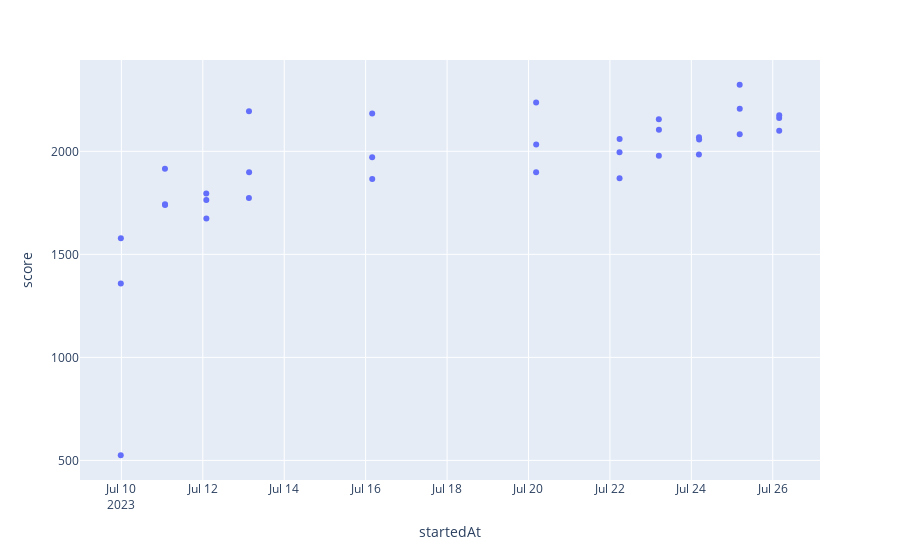

Here is the notebook cell this chart was saved with:
### Code cell
data_mask = (data_df['taskName'] == data_df['taskName'].unique()[0])
fig = px.scatter(data_df[data_mask], x='startedAt', y='score')
fig.show()

### Figure 1 — Plotly figure (JSON) as saved in the notebook; plotly's stock layout.template omitted (floating-point values rounded to 4 significant figures)
{"data": [{"hovertemplate": "startedAt=%{x}<br>score=%{y}<extra></extra>", "legendgroup": "", "marker": {"color": "#636efa", "symbol": "circle"}, "mode": "markers", "name": "", "orientation": "v", "showlegend": false, "type": "scatter", "x": ["2023-07-09T23:37:29", "2023-07-09T23:39:18", "2023-07-09T23:41:49", "2023-07-11T01:41:09", "2023-07-11T01:42:32", "2023-07-11T01:44:03", "2023-07-12T02:02:24", "2023-07-12T02:04:35", "2023-07-12T02:06:22", "2023-07-13T03:11:10", "2023-07-13T03:13:05", "2023-07-13T03:17:22", "2023-07-16T03:50:20", "2023-07-16T03:51:48", "2023-07-16T03:53:11", "2023-07-20T04:29:22", "2023-07-20T04:30:39", "2023-07-20T04:31:55", "2023-07-22T05:40:15", "2023-07-22T05:41:32", "2023-07-22T05:42:48", "2023-07-23T04:50:35", "2023-07-23T04:51:54", "2023-07-23T04:53:24", "2023-07-24T04:28:14", "2023-07-24T04:30:44", "2023-07-24T04:35:50", "2023-07-25T04:30:01", "2023-07-25T04:31:21", "2023-07-25T04:32:36", "2023-07-26T03:46:54", "2023-07-26T03:48:34", "2023-07-26T03:49:51"], "xaxis": "x", "y": [525, 1359, 1578, 1915, 1743, 1740, 1795, 1764, 1674, 1773, 2195, 1898, 1971, 2183, 1866, 1898, 2237, 2033, 1995, 1869, 2060, 2156, 1979, 2105, 1984, 2068, 2057, 2323, 2083, 2207, 2162, 2100, 2175], "yaxis": "y"}], "layout": {"legend": {"tracegroupgap": 0}, "margin": {"t": 60}, "xaxis": {"anchor": "y", "domain": [0, 1], "title": {"text": "startedAt"}}, "yaxis": {"anchor": "x", "domain": [0, 1], "title": {"text": "score"}}}}
